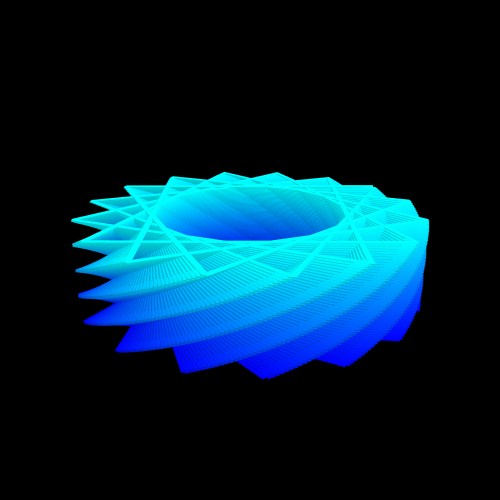

This figure's notebook cell:
### Markdown cell above
#### get creative!

check out [other tutorials](contents.ipynb) to see how to create designs like this gear/thread example with just one line of code

### Code cell
steps = [fc.polar_to_point(centre=fc.Point(x=0, y=0, z=i*0.005), radius=10, angle=i*4.321) for i in range(1000)]
fc.transform(steps, 'plot', fc.PlotControls(neat_for_publishing=True, zoom=0.7))

### Figure 1 — Plotly figure (JSON) as saved in the notebook; plotly's stock layout.template omitted (floating-point values rounded to 4 significant figures; data arrays with more than 128 entries replaced by an {"elided": "..."} marker saying what was removed)
{"data": [{"i": {"elided": "15976 int values"}, "j": {"elided": "15976 int values"}, "k": {"elided": "15976 int values"}, "type": "mesh3d", "vertexcolor": {"elided": "7992 str values"}, "x": {"elided": "7992 float values"}, "y": {"elided": "7992 float values"}, "z": {"elided": "7992 float values"}}], "layout": {"height": 500, "margin": {"b": 10, "l": 10, "pad": 4, "r": 10, "t": 10}, "paper_bgcolor": "black", "scene": {"aspectmode": "cube", "camera": {"center": {"x": 0, "y": 0, "z": -0.3776}, "eye": {"x": -0.7143, "y": -1.429, "z": 0.2143}}, "xaxis": {"backgroundcolor": "black", "nticks": 10, "range": [-10.2, 10.2], "showgrid": false, "visible": false, "zeroline": false}, "yaxis": {"backgroundcolor": "black", "nticks": 10, "range": [-10.2, 10.2], "showgrid": false, "visible": false, "zeroline": false}, "zaxis": {"backgroundcolor": "black", "nticks": 10, "range": [0, 20.4], "showgrid": false, "visible": false, "zeroline": false}}, "width": 500}}
